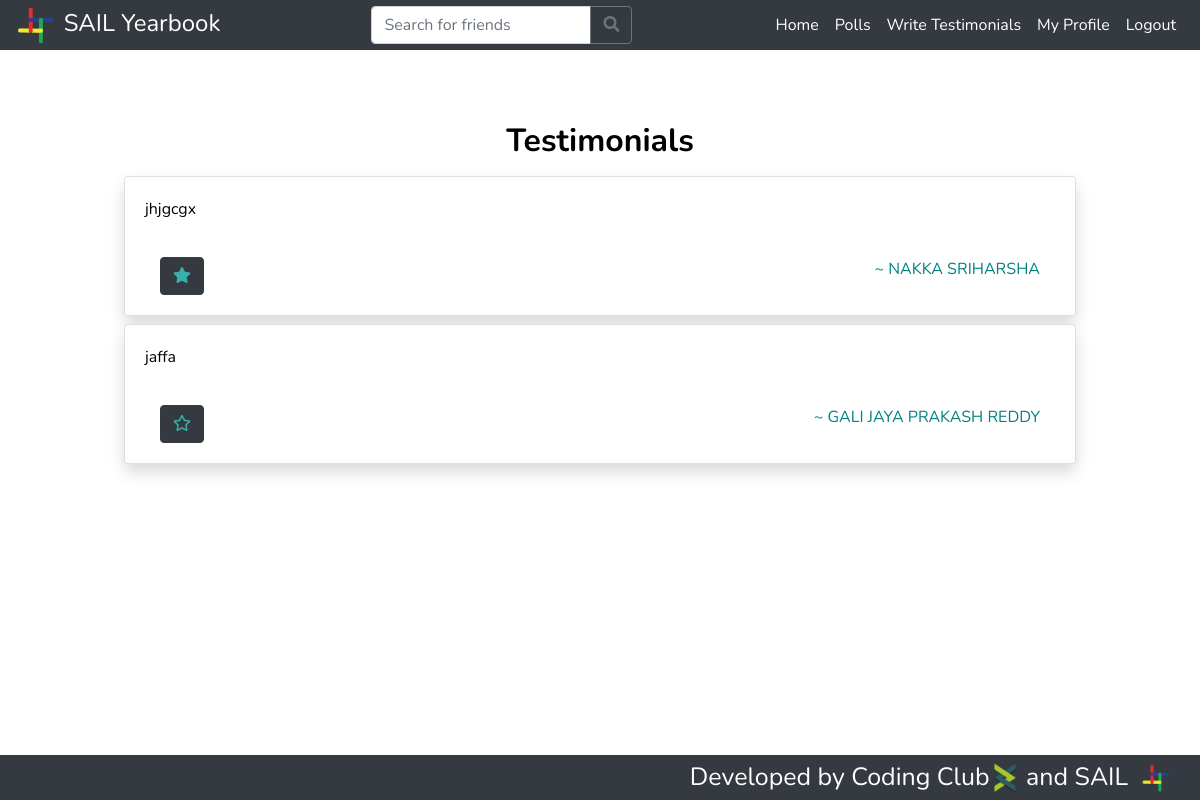
Before: / (signed in) with the older database file.
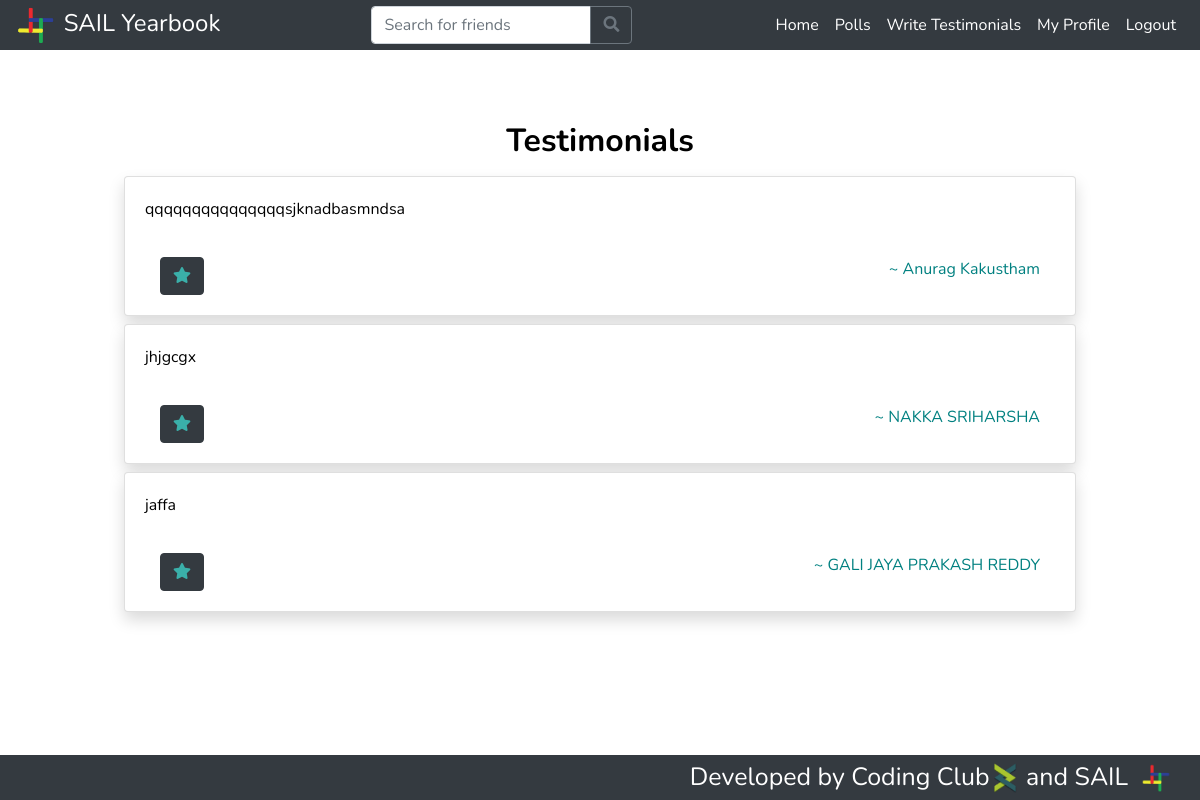
After: the same page with the newer database file.
### students/models.py (models this page shows, shortened)
class Testimonial(models.Model):
    favourite = models.BooleanField(default=False)
    given_by = models.ForeignKey(Profile, null=True, on_delete=models.CASCADE, related_name='given_by')
    content = models.TextField(max_length=1000)
    given_to = models.ForeignKey(Profile, null=True, on_delete=models.CASCADE, related_name='given_to')

class Profile(models.Model):
    btech = '01'
    mtech = '41'
    phd = '61'
    msc = '21'
    msr = '43'
    ma = '22'
    bdes = '02'
    mdes = '42'
    error = '00'
    program_values = (
        (btech, 'BTech'),
        (mtech, 'MTech'),
        (phd, 'PhD'),
        (msc, 'MSc'),
        (msr, 'MS-R'),
        (ma, 'MA'),
        (bdes, 'BDes'),
        (mdes, 'MDes'),
        (error, 'Error')
    )
    cse = '01'
    ece = '02'
    me = '03'
    ce = '04'
    dd = '05'
    bsbe = '06'
    cl = '07'
    cst = '22'
    eee = '08'
    ma = '23'
    ph = '21'
    rt = '54'
    hss = '41'
    enc = '51'
    env = '52'
    nt = '53'
    lst = '55'
    department_values = (
        (cse, 'Computer Science & Engineering'),
        (ece, 'Electronics & Communication Engineering'),
        (me, 'Mechanical Engineering'),
        (ce, 'Civil Engineering'),
        (dd, 'Design'),
        (bsbe, 'Biosciences & Bioengineering'),
        (cl, 'Chemical Engineering'),
        (cst, 'Chemical Science & Technology'),
        (eee, 'Electronics & Electrical Engineering'),
        (ma, 'Mathematics & Computing'),
        (ph, 'Engineering Physics'),
        (rt, 'Rural Technology'),
        (hss, 'Humanities & Social Sciences'),
        (enc, 'Centre for Energy'),
        (env, 'Centre for Environment'),
        (nt, 'Centre for Nanotechnology'),
        (lst, 'Centre for Linguistic Science & Technology'),
        (error, 'Error')
    )
    profile_pic = models.ImageField(upload_to='profile_pics/', default='profile_pics/no-profile-pic.png')
    user = models.ForeignKey(User, on_delete=models.CASCADE)
    full_name = models.CharField(max_length=100)
    rollno = models.IntegerField()
    program = models.CharField(max_length=2, choices=program_values)
    department = models.CharField(max_length=3, choices=department_values)
    phone = models.IntegerField(default=+919999999999)
    alt_email = models.EmailField(max_length=300,default="not_found@gmail.com")
    alt_email = models.EmailField(max_length=300,default="not_found@gmail.com")
    bio = models.TextField(max_length=1000)
    graduating = models.BooleanField(default=False)

### students/views.py (the view)
# urls.py: 2. Add a URL to urlpatterns:  path('', views.home, name='home')
@login_required
def home(request):
    if request.method == 'GET':
        if request.user and not request.user.is_anonymous:
            logged_in = True
        else:
            logged_in = False
        if logged_in:
            user = User.objects.filter(username=request.user.username).first()
            poll_questions = PollQuestion.objects.all()
            polls = {}
            if user.is_superuser:
                for question in poll_questions:
                    answers = PollAnswer.objects.filter(question=question)
                    answers_count = answers.count()
                    poll_dict = {}
                    for answer in answers:
                        if answer.answer in poll_dict.keys():
                            poll_dict[answer.answer].append(answer.voted_by)
                        else:
                            poll_dict[answer.answer] = [answer.voted_by]
                    polls[(question, answers_count)] = sorted(poll_dict.items(), key=votes_sort_key, reverse=True)
                context = {
                    'polls': polls,
                    'user': user,
                    'logged_in': logged_in
                }
                return render(request, 'admin_home.html', context)
            else:
                user_profile = Profile.objects.filter(user=user).first()
                if not user_profile.graduating:
                    context = {
                        'user': user,
                        'user_profile': user_profile,
                        'logged_in': logged_in
                    }
                    return render(request, 'home.html', context)
                else:
                    testimonials = Testimonial.objects.filter(given_to=user_profile).order_by('-id')
                    context = {
                        'testimonials': testimonials,
                        'user': user,
                        'user_profile': user_profile,
                        'logged_in': logged_in
                    }
                    return render(request, 'home.html', context)
        else:
            return HttpResponseRedirect(reverse('login'))
    else:
        return error404(request)

### students/templates/home.html (shortened to what this page needs)
{% extends 'base.html' %}
{% block content %}
{% load static %}
   <head>
  </head>
  <body>
     <div class="container-fluid">
        <div class="row mx-lg-5 mt-4">
            {% if user_profile.graduating %}
            <div class="col-lg-12 container-fluid d-flex"  style="color:black;">
                <div class="col-lg-12 flex-column">
                        <h2 class="text-center" style="font-weight: bold;" >Testimonials</h2>
                    <div class="container" style="height:544px;overflow:auto;">
                        {% for testimonial in testimonials %}
                            <div class="card shadow my-2 mx-lg-3" id="testimonial-{{ testimonial.id }}">
                                <div class="card-body">
                                    <p class="card-text" style="padding-bottom:20px;">
                                        {{ testimonial.content | linebreaksbr }}
                                    </p>
                                    <p class="float-left my-0 col-lg-3 col-md-3 col-sm-3 col-xs-3" style="width:fit-content;">
                                        {% if 1 %}
                                            {% if testimonial.favourite %}
                                                <button class="btn btn-dark" onclick="favouriteTestimonial({{ testimonial.id }})" data-toggle="tooltip" title="Remove the testimonial from favourites to not show it on your final Yearbook">
                                                    <i style="color: #3aafa9;" class="fas fa-star"></i>
                                                </button>
                                            {% else %}
                                                <button class="btn btn-dark" onclick="favouriteTestimonial({{ testimonial.id }})" data-toggle="tooltip" title="Add the testimonial to favourites to show it on your final Yearbook">
                                                    <i style="color: #3aafa9;" class="far fa-star"></i>
                                                </button>
                                            {% endif %}
                                        {% endif %}
                                    </p>
                                    <p class="float-right my-0 col-lg-9 col-md-9 col-sm-9 col-xs-9">
                                        <a href="{% url 'profile' testimonial.given_by.user.username %}" style="float:right;">
                                            ~ {{ testimonial.given_by.full_name }}
                                        </a>
                                    </p>
                                </div>
                            </div>
                        {% endfor %}
                    </div>
                </div>
            </div>
            {% else %}
                <div class="col-lg-3"></div>
                <div class="col-lg-6">
                    <h2 class="text-center">Search for the graduating batch students, above to give testimonials.</h2>
                </div>
                <div class="col-lg-3"></div>
            {% endif %}
        </div>
    </div>
  </body>
{% endblock %}

Changed rows visible on the page:
added Testimonial: content "qqqqqqqqqqqqqqqsjknadbasmndsa", given_by.full_name "Anurag Kakustham"
changed Testimonial "jaffa": favourite False → True (drawn)
